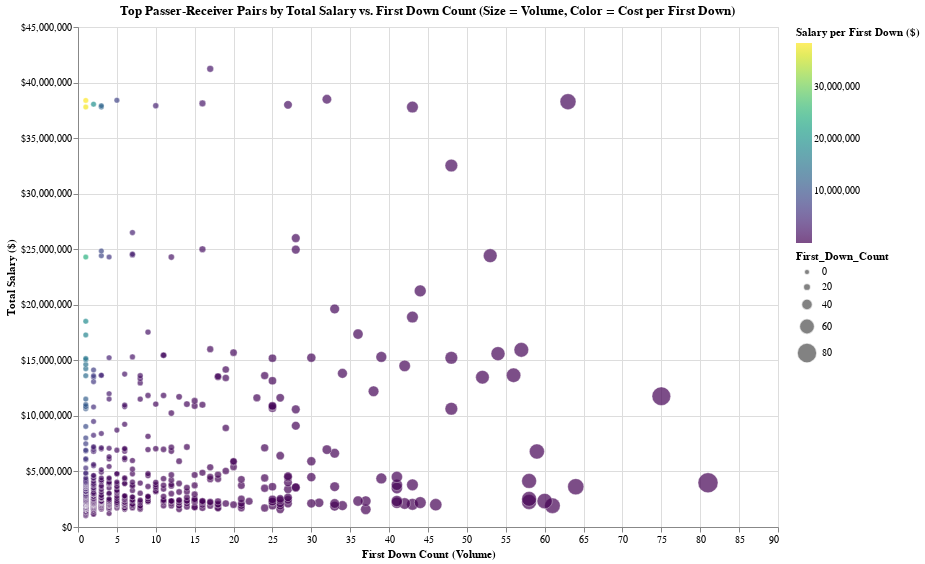

The cell this chart's notebook holds for it:
### Code cell
df_plot = pair_salary_df.copy()
df_plot['salary_per_first_down_num'] = df_plot['salary_per_first_down'].replace('[\$,]', '', regex=True).astype(float)
df_plot['total_salary'] = df_plot['total_salary'].replace('[\$,]', '', regex=True).astype(float)

# Base chart
base = alt.Chart(df_plot).encode(
    x=alt.X('First_Down_Count:Q', title='First Down Count (Volume)'),
    y=alt.Y('total_salary:Q', title='Total Salary ($)', 
            axis=alt.Axis(format='$,.0f')),
    size=alt.Size('First_Down_Count:Q', scale=alt.Scale(type='pow', exponent=2, range=[30, 400])),
    color=alt.Color('salary_per_first_down_num:Q', scale=alt.Scale(scheme='viridis'),
                    title='Salary per First Down ($)'),
    tooltip=[
        alt.Tooltip('posteam:N', title='Team'),
        alt.Tooltip('passer_player_name:N', title='Quarterback'),
        alt.Tooltip('receiver_player_name:N', title='Receiver'),
        alt.Tooltip('First_Down_Count:Q', title='First Down Count'),
        alt.Tooltip('total_salary:Q', format='$,.0f', title='Total Salary'),
        alt.Tooltip('salary_per_first_down_num:Q', format='$,.0f', title='Salary per First Down')
    ]
)

# Scatter plot
points = base.mark_circle(opacity=0.7, stroke='white', strokeWidth=0.5)

# Combine
chart = (points).properties(
    width=700,
    height=500,
    title='Top Passer-Receiver Pairs by Total Salary vs. First Down Count\n(Size = Volume, Color = Cost per First Down)'
)

chart.show()

### Figure 1 — Vega-Lite specification as saved in the notebook (floating-point values rounded to 4 significant figures; data arrays with more than 128 entries replaced by an {"elided": "..."} marker saying what was removed)
{"config": {"view": {"continuousWidth": 300, "continuousHeight": 300}}, "data": {"name": "data-7066819c9281c97c2ea410c1b714943e"}, "mark": {"type": "circle", "opacity": 0.7, "stroke": "white", "strokeWidth": 0.5}, "encoding": {"color": {"field": "salary_per_first_down_num", "scale": {"scheme": "viridis"}, "title": "Salary per First Down ($)", "type": "quantitative"}, "size": {"field": "First_Down_Count", "scale": {"exponent": 2, "range": [30, 400], "type": "pow"}, "type": "quantitative"}, "tooltip": [{"field": "posteam", "title": "Team", "type": "nominal"}, {"field": "passer_player_name", "title": "Quarterback", "type": "nominal"}, {"field": "receiver_player_name", "title": "Receiver", "type": "nominal"}, {"field": "First_Down_Count", "title": "First Down Count", "type": "quantitative"}, {"field": "total_salary", "format": "$,.0f", "title": "Total Salary", "type": "quantitative"}, {"field": "salary_per_first_down_num", "format": "$,.0f", "title": "Salary per First Down", "type": "quantitative"}], "x": {"field": "First_Down_Count", "title": "First Down Count (Volume)", "type": "quantitative"}, "y": {"axis": {"format": "$,.0f"}, "field": "total_salary", "title": "Total Salary ($)", "type": "quantitative"}}, "height": 500, "title": "Top Passer-Receiver Pairs by Total Salary vs. First Down Count\n(Size = Volume, Color = Cost per First Down)", "width": 700, "$schema": "https://vega.github.io/schema/vega-lite/v5.20.1.json", "datasets": {"data-7066819c9281c97c2ea410c1b714943e": {"elided": "676 records"}}}
